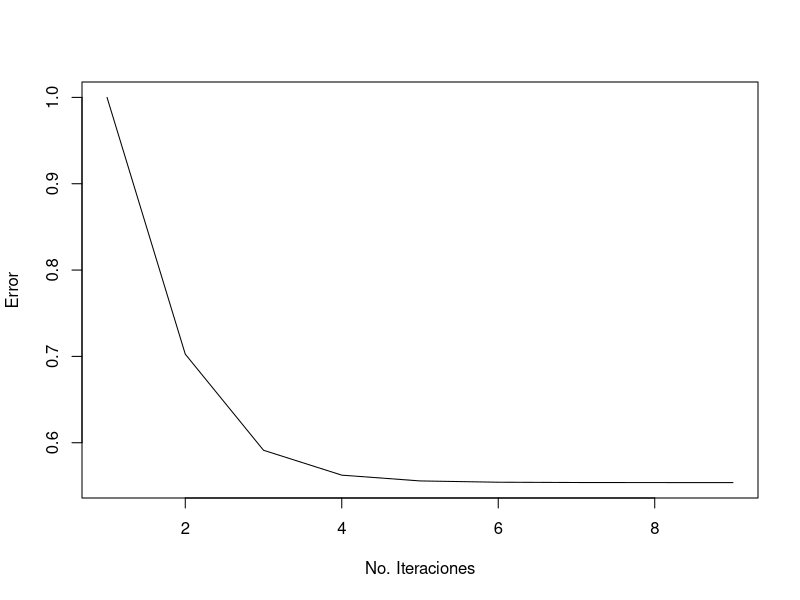
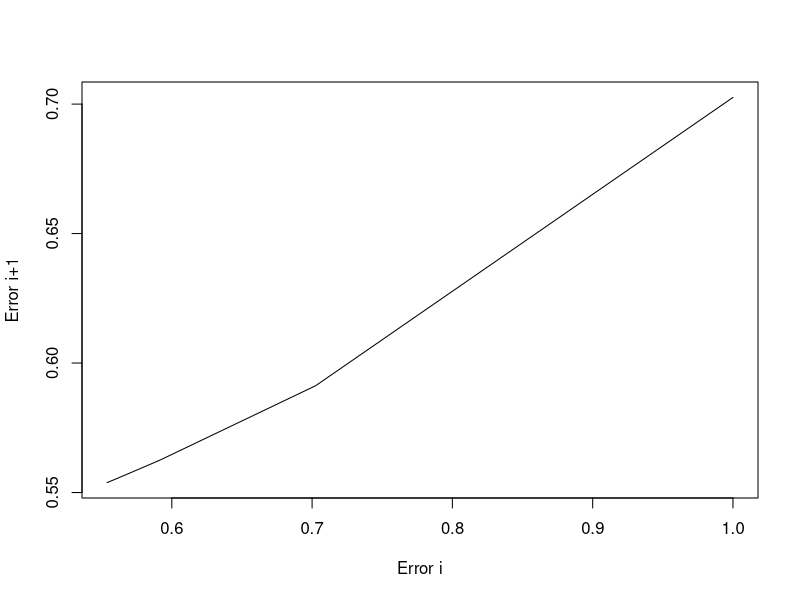

These charts were generated, in order, by the following R code:
#Problema Posición Falsa
#Esteban Moreno & Pablo Veintemilla


PosicionFalsa= function(f, x0, x1, max, t)
{
  f0 = f(x0)
  f1 = f(x1)

  Ei = c() #vector
  Ej = c() #vector
  issues = c() #vector
  ite = c() #vector

  i = 1
  last = x1
  cat(formatC(c("i","x_i","f(x)","Error est."), width = -15, format = "f", flag = " "),"\n")
  while(i <= max)
  {

    x2 =(x0*f1-x1*f0)/(f1-f0)
    f2 = f(x2)
    if(abs(f2)<= t)
    {
      break
    }
    ite = c(ite, i)
    Error = abs(x1 - x0)
    issues = c(issues, Error)
    if(sign(f2) == sign(f0))
    {
      x0 = x2
      last = x2
      f0 = f2
    }
    else
    {
      x1 = x2
      last = x2
      f1 = f2
    }
    cat(formatC( c(i,x2,f(x2),Error), digits = 8, width = -15, format = "f", flag = " "), "\n")
    i = i+1

  }
  cat("Cero de funcion: ", x2, " con error <=", abs(x2 - last), "Iteraciones: ", i)
  plot(ite,issues, type = "l", xlab = "No. Iteraciones",ylab="Error")
  #Errores Ei vs Ei+1
  for(b in 1:i){
    if(b!=i){
      Ei[b]=issues[b]
      Ej[b]=issues[b+1]  
    }
  }
  plot(Ei,Ej, type = "l", xlab = "Error i",ylab="Error i+1")
}
f = function(x) exp(x)-pi*x;
PosicionFalsa(f,0,1,1000,1e-6)
